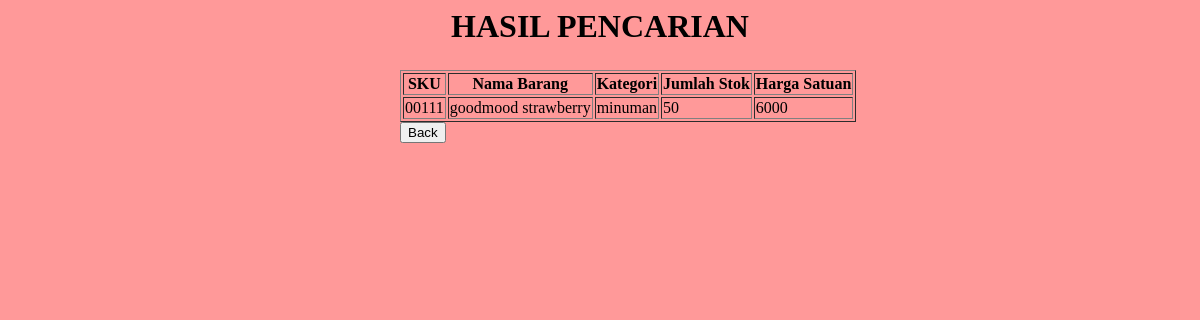
The page /searching.php?cari=goodmood strawberry on the database its author committed.
### tables this page shows
CREATE TABLE `produk` (
  `sku` varchar(20) NOT NULL,
  `nama_produk` varchar(100) DEFAULT NULL,
  `kategori` varchar(50) DEFAULT NULL,
  `jumlah_stok` varchar(50) DEFAULT NULL,
  `harga_satuan` varchar(50) DEFAULT NULL
);

### conn.php (called while the page is built, shortened)
<?php
function connection() {
   $dbServer = 'localhost';
   $dbUser = 'root';
   $dbPass = '';
   $dbName = "barokah_minimarket";
   $conn = mysqli_connect($dbServer, $dbUser, $dbPass);
   mysqli_select_db($conn,$dbName);
   return $conn;
}

### searching.php (the view, shortened to what this page needs)
<?php
include('conn.php');
if (isset($_GET['cari'])) {
    $cari = $_GET['cari'];
    $query = "SELECT * FROM produk WHERE nama_produk LIKE '%" . $cari . "%' OR sku LIKE '%" . $cari . "%' OR kategori LIKE '%" . $cari . "%'";
    $search = mysqli_query(connection(), $query);
} else {
    $query = "SELECT * FROM produk";
    $search = mysqli_query(connection(), $query);
}
?>
<html>
<head>
    <link rel="stylesheet" type="text/css" href="style.css">
</head>
<body>
    <div class="container">
    <center><h1>HASIL PENCARIAN</h1></center>
    <div class="search">
        <table border="1px">
            <tr>
                <th>SKU</th>
                <th>Nama Barang</th>
                <th>Kategori</th>
                <th>Jumlah Stok</th>
                <th>Harga Satuan</th>
            </tr>
            <?php while ($data = mysqli_fetch_array($search)) : ?>
                <tr>
                    <td><?php echo $data['sku']; ?></td>
                    <td><?php echo $data['nama_produk']; ?></td>
                    <td><?php echo $data['kategori']; ?></td>
                    <td><?php echo $data['jumlah_stok']; ?></td>
                    <td><?php echo $data['harga_satuan']; ?></td>
                </tr>
            <?php endwhile; ?>
        </table>
        <button onclick="window.location.href='http://localhost/barokahminimarket/'">Back</button>
    </div>
</body>
</html>

### style.css (style rules this page uses)
.search { position: absolute; width: 800px; height: 80px; left: 400px; top: 70px; }

### searching.php (style rules this page uses)
body { background-color:#ff9999 }

### rows shown on the page
produk: sku "00111", nama_produk "goodmood strawberry", kategori "minuman", jumlah_stok "50", harga_satuan "6000"
